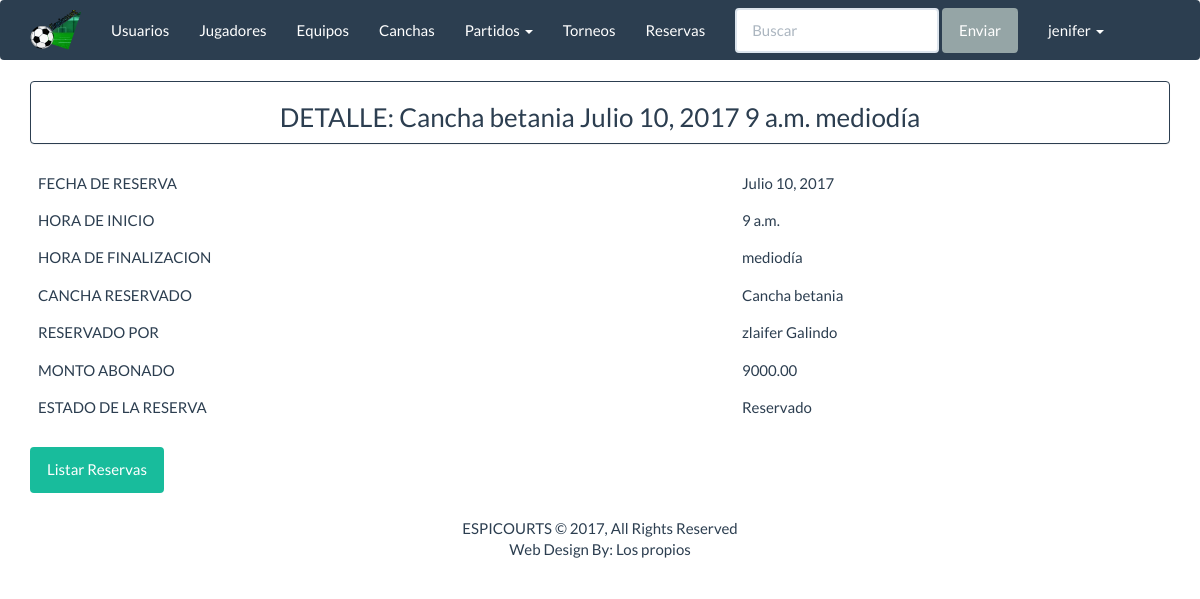
/espicourts/reservas_detalle/1/ (signed in), run on the app's committed database.
### apps/inicio/models.py (models this page shows, shortened)
class Reserva(models.Model):
    fecha_reserva=models.DateField()
    hora_inicio=models.TimeField()
    hora_final = models.TimeField()
    cancha=models.ForeignKey(Cancha)
    usuario=models.ForeignKey(User)
    abono=models.DecimalField(max_digits=6,decimal_places=2)
    estados=((1,'Reservado'),(2,'Disponible'))
    estado_reserva=models.SmallIntegerField(choices=estados)
    class Meta:
        db_table='reserva'
        unique_together = ('hora_inicio', 'cancha')

class Cancha(models.Model):
    nombre_cancha=models.CharField('Nombre', max_length=30)
    direccion_cancha = models.CharField('Direccion', max_length=60)
    class Meta:
        db_table='cancha'
    def __str__(self):
        return "%s " % (self.nombre_cancha)

### apps/inicio/views.py (the view)
# urls.py: url(r'^reservas_detalle/(?P<pk>\d+)/$', login_required(DetalleReserva.as_view()), name='reserva_detalle'),
class DetalleReserva(DetailView):
    model = Reserva
    template_name = "reservas/reservas_detalle.html"
    context_object_name = "detalle_reserva"

### templates/reservas/reservas_detalle.html (shortened to what this page needs)
{% extends 'base/base.html' %}
{% block  content%}
<div class="panel panel-primary" align="center">
    <h3>DETALLE:  {{ detalle_reserva.cancha }} {{ detalle_reserva.fecha_reserva}}
    {{ detalle_reserva.hora_inicio }} {{ detalle_reserva.hora_final }}</h3>
</div>
<div class="table-responsive">
    <table class="table table-hover">
        <tbody>
            <tr>
                <td>FECHA DE RESERVA</td><td>{{ detalle_reserva.fecha_reserva}}</td>
            </tr>
            <tr>
                <td>HORA DE INICIO</td><td>{{ detalle_reserva.hora_inicio }}</td>
            </tr>
            <tr>
                <td>HORA DE FINALIZACION</td><td>{{ detalle_reserva.hora_final}}</td>
            </tr>
            <tr>
                <td>CANCHA RESERVADO</td><td>{{ detalle_reserva.cancha.nombre_cancha}}</td>
            </tr>
            <tr>
                <td>RESERVADO POR </td><td>{{ detalle_reserva.usuario.first_name}} {{ detalle_reserva.usuario.last_name}}</td>
            </tr>
            <tr>
                <td>MONTO ABONADO </td><td>{{ detalle_reserva.abono}}</td>
            </tr>
            <tr>
                <td>ESTADO DE LA RESERVA </td><td>{{ detalle_reserva.get_estado_reserva_display}}</td>
            </tr>
        </tbody>
    </table>
    <a href="{% url 'espicourts:reservas_listar' %}" button class="btn btn-success"> Listar Reservas</a>
</div>
{% endblock %}

### templates/base/base.html (shortened to what this page needs)
{% load staticfiles %}
<!DOCTYPE html>
<html lang="en">
<head>
    <link rel="stylesheet" href="{% static 'css/bootstrap.min.css' %} ">
</head>
<body>
{% block navbar %}
<nav class="navbar navbar-default" role="navigation">
    <div class="container">
        <div class="navbar-header">
            <a href="{% url 'espicourts:index' %}" class="navbar-brand">
                <img src="../../static/images/espicourts-logo-mini.png" style="margin-top:-10px;"></a>
        </div>
        <ul class="nav navbar-nav navbar-static-top">
            <li><a href="{%  url 'espicourts:usuarios_listar' %}">Usuarios</a></li>
            <li><a href="{%  url 'espicourts:jugadores_listar' %}">Jugadores</a></li>
            <li><a href="{% url 'espicourts:equipos_listar' %}">Equipos</a></li>
            <li><a href="{% url 'espicourts:canchas_listar' %}">Canchas</a></li>
            <li class="dropdown">
                <a href="#" class="dropdown-toggle" data-toggle="dropdown">
                Partidos <b class="caret"></b>
                </a>
            </li>
            <li><a href="{% url 'espicourts:torneos_listar' %}">Torneos</a></li>
            <li><a href="{% url 'espicourts:reservas_listar' %}">Reservas</a></li>
            <form class="navbar-form navbar-left" role="search">
                <div class="form-group">
                    <input type="text" class="form-control" placeholder="Buscar">
                </div>
                <button type="submit" class="btn btn-default">Enviar</button>
            </form>
            <li class="dropdown">
                <a href="#" class="dropdown-toggle" data-toggle="dropdown">
                    {{ user.get_username }} <b class="caret"></b>
                </a>
             </li>
        </ul>
    </div>
</nav>
<div class="container">
{% endblock %}
    {% block content %}
    {% endblock %}
    {% block footer %}
    <footer class="container-fluid text-center bg-lightgray">
        <div class="copyrights" style="margin-top:25px;">
            <p>ESPICOURTS © 2017, All Rights Reserved
                <br>
                <span>Web Design By: Los propios</span></p>
        </div>
    </footer>
    {% endblock %}
</div>
</body>
</html>

### data on the page
Reserva: cancha "Cancha betania", fecha_reserva "Julio 10, 2017", hora_inicio "9 a.m.", hora_final "mediodía", cancha.nombre_cancha "Cancha betania", usuario.first_name "zlaifer", usuario.last_name "Galindo", abono "9000.00", estado_reserva "Reservado"

### other printed values
{{ user.get_username }} "jenifer"
